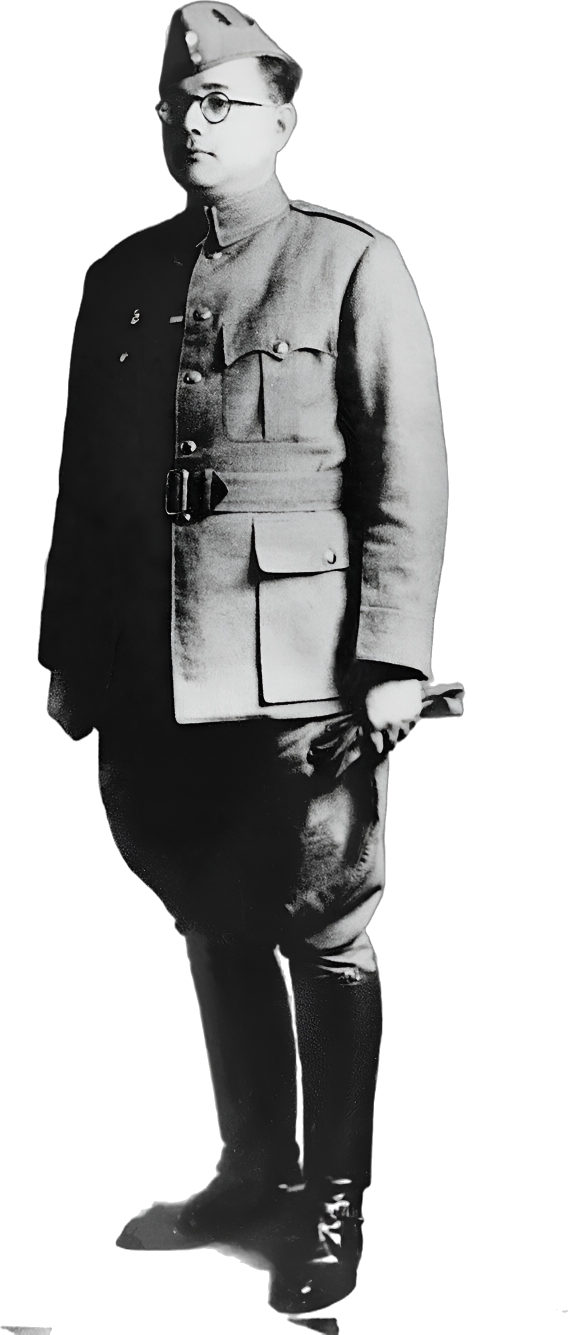
#> input picture netaji/video/assets/cut/uniform_hd.png, 1136 x 2670 px (shown at 1/2 size)
$ python -i thumbs_hd.py   (imports and definitions only)
#> lines starting #> are read from the running program, lines starting #| are printed output that depends on the picture
#> further down, picture is the input picture: PIL image 1136x2670 RGBA; mean R, G, B, A 37.7, 37.8, 37.8, 109.7
"""5 HD thumbnails (1920x1080) for the Shastri video, title 2. Netaji's portraits are Real-ESRGAN x2 upscales of the
public-domain photos (assets/hd, cut out with alpha matting in assets/cut/*_hd.png). Real photos/documents only, no clip-art.
Writes ../thumbnails/Shastri_HD*.jpg"""
import os, sys, io, contextlib, math
os.environ['RES'] = '1920x1080'
HERE = os.path.dirname(os.path.abspath(__file__)); sys.path.insert(0, HERE)
# [2 lines not run here, left out]
from render import W, H, font
import numpy as np
from PIL import Image, ImageDraw, ImageFilter, ImageEnhance
# [1 line not run here, left out]
# [1 line that did not run here, left out]

# [10 lines left out: functions vignette, cover, not called in this run]

def tone(img, sh=(20, 26, 40), hi=(255, 236, 205), contrast=1.25):
    """natural black & white with split toning (cool shadows, warm highlights) and local contrast"""
#> called with sh = (20, 26, 40), hi = (255, 236, 205), contrast = 1.25
    g = ImageEnhance.Contrast(img.convert('L')).enhance(contrast)
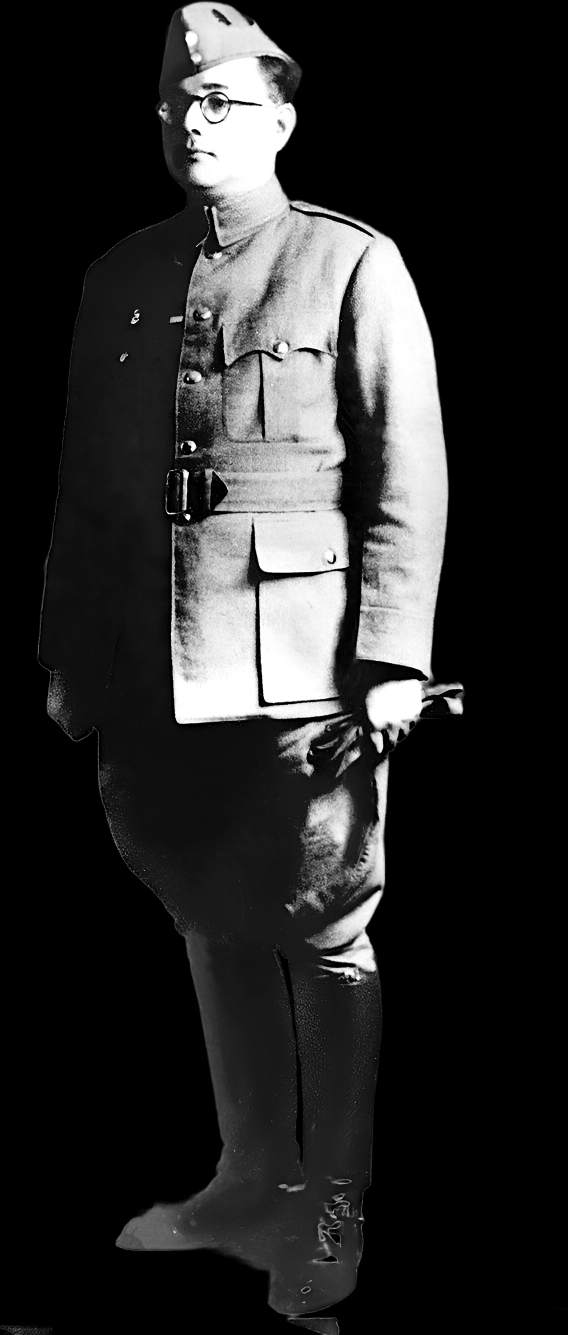
#> g: PIL image 1136x2670 L (shown at 1/2 size); min 0, max 255, mean 42.6
    g = Image.fromarray((255 * (np.asarray(g, np.float32) / 255) ** 1.45 * 0.9).astype(np.uint8))   # tame bright clothing
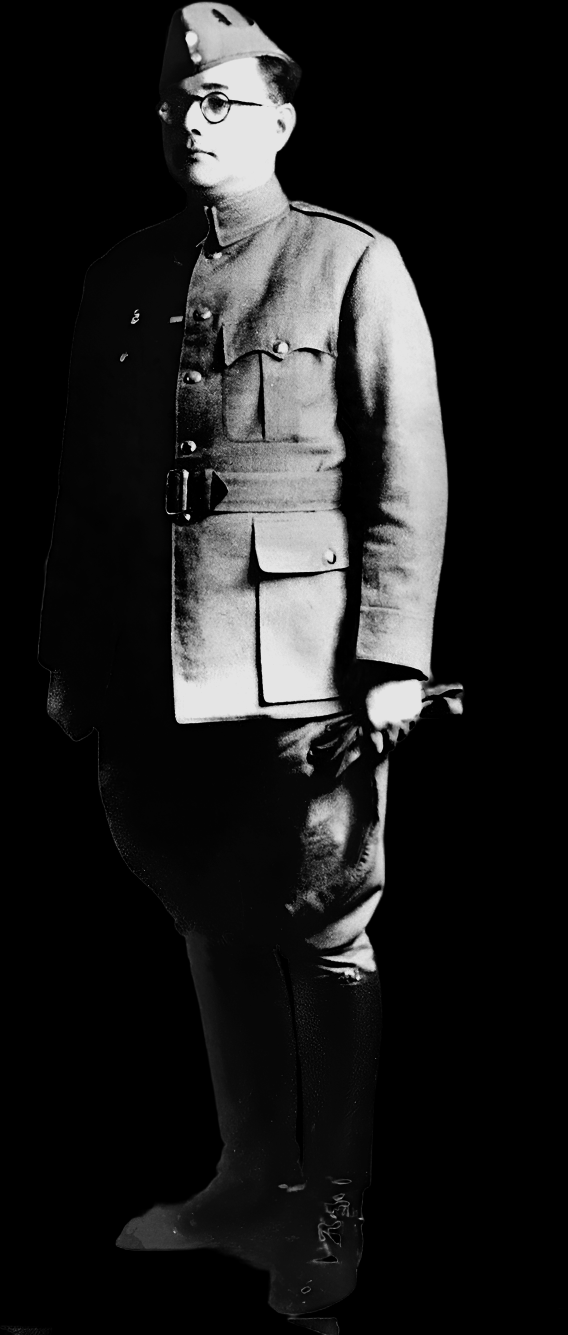
#> g: PIL image 1136x2670 L (shown at 1/2 size); min 0, max 229, mean 32
    g = Image.blend(g, g.filter(ImageFilter.UnsharpMask(40, 60, 0)), 0.6)        # clarity
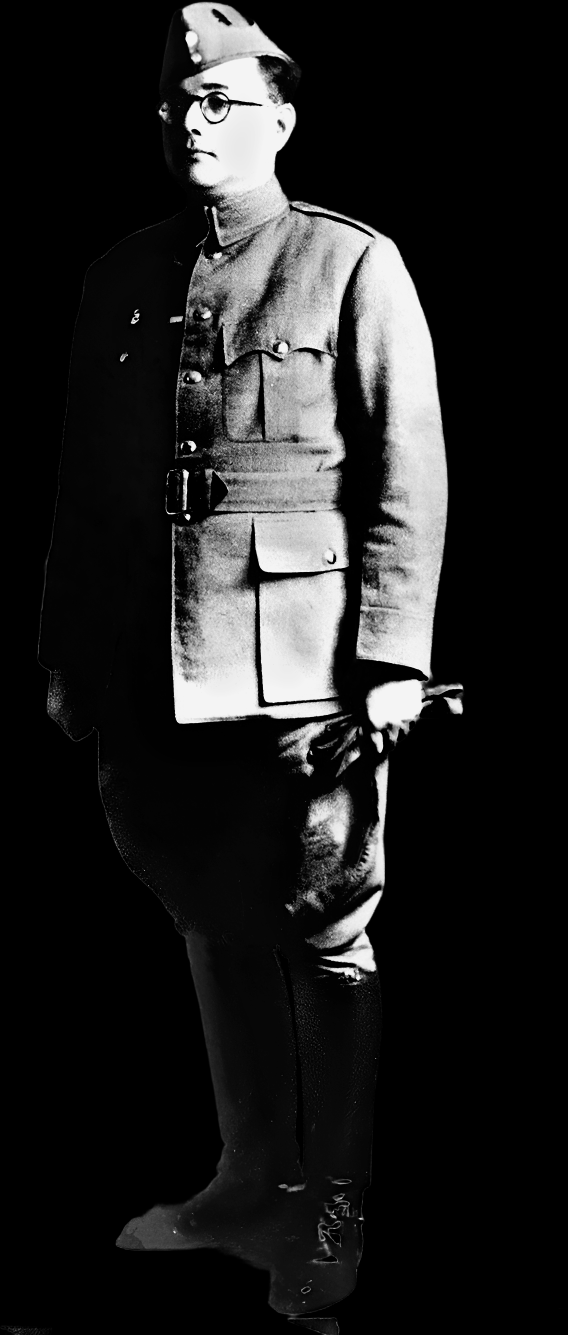
#> g: PIL image 1136x2670 L (shown at 1/2 size); min 0, max 244, mean 33.5
    a = np.asarray(g, np.float32)[..., None] / 255
    out = np.array(sh, np.float32) * (1 - a) + np.array(hi, np.float32) * a
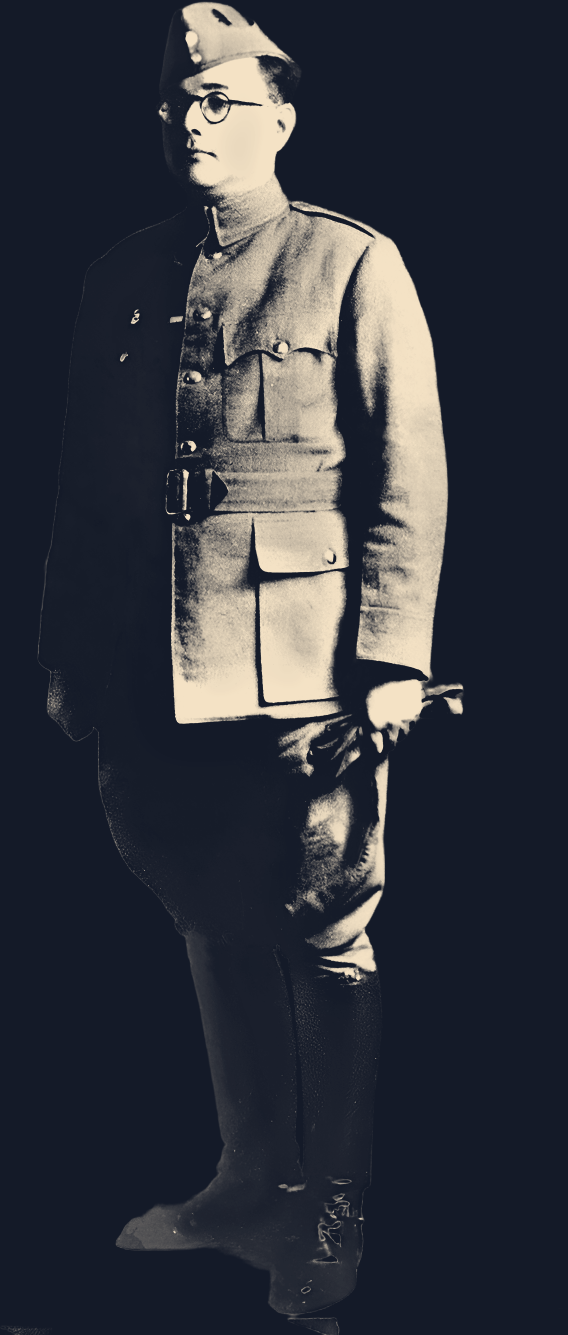
#> out: shape (2670, 1136, 3) float32 (shown at 1/2 size); mean R, G, B 49.6, 54.5, 59.7
    return Image.fromarray(out.clip(0, 255).astype(np.uint8))

# [36 lines left out: functions portrait, gtext, pill, not called in this run]

def ring(im, cx, cy, r, col=(255, 40, 40), width=16):
    lay = Image.new('RGBA', (W, H), (0, 0, 0, 0)); ImageDraw.Draw(lay).ellipse([cx - r, cy - r, cx + r, cy + r], outline=col + (255,), width=width)
    im.alpha_composite(lay.filter(ImageFilter.GaussianBlur(14))); im.alpha_composite(lay)

def grade(img, mul, add=(0, 0, 0), sat=1.0):
    a = np.asarray(ImageEnhance.Color(img).enhance(sat), np.float32) * np.array(mul) + np.array(add)
    return Image.fromarray(a.clip(0, 255).astype(np.uint8))

def save(im, name):
    p = os.path.join(OUT, name); im.convert('RGB').save(p, quality=93, subsampling=0)
    print('wrote', name, os.path.getsize(p) // 1024, 'KB')

HD = lambda n: os.path.join(HERE, 'assets', 'hd', n + '.jpg')

# [18 lines left out: function face, not called in this run]

def bg_dark(t=2.0, tone='dark', k=0.9):
    im = R.card_bg_modern(tone, t).convert('RGBA')
    g = np.asarray(im, np.float32); g[..., :3] *= k; return Image.fromarray(g.astype(np.uint8))

# 1  "दिल का दौरा? / या कुछ और?"
# [1 line that did not run here, left out]
# [5 lines not run here, left out]

# 2  सरकार vs परिवार
# [1 line that did not run here, left out]
# [9 lines not run here, left out]
# [1 line that did not run here, left out]
# [4 lines not run here, left out]

# 4  ताशकंद की वो रात (map)
sp = dict(view=(36.0, 72.5, 22.0), pitch=46, yaw0=6, yaw1=6, fill=[('uzbek', 'gold', -9)], pulse=[(41.31, 69.24, 0.0, 'red')],
          routes=[dict(pts=[(28.61, 77.21), (41.31, 69.24)], at=0.0, dur=0.1, icon='plane', col='gold')])
# [1 line that did not run here, left out]
# [1 line that did not run here, left out]
# [5 lines not run here, left out]

# 5  गुप्त फ़ाइल
# [1 line that did not run here, left out]
doc = dict(title='शास्त्री फ़ाइल', lines=[('पोस्टमार्टम: नहीं हुआ', -9), ('दो गवाह: दोनों हादसों में', -9), ('PMO: एक दस्तावेज़ गुप्त', -9)])
# [1 line not run here, left out]
# [1 line that did not run here, left out]
# [3 lines not run here, left out]

>>> from PIL import Image
>>> picture = Image.open('../../netaji/video/assets/cut/uniform_hd.png')
>>> result = tone(picture)

$ run again, on shastri/video/assets/photos_hd/shastri_kbr.jpg
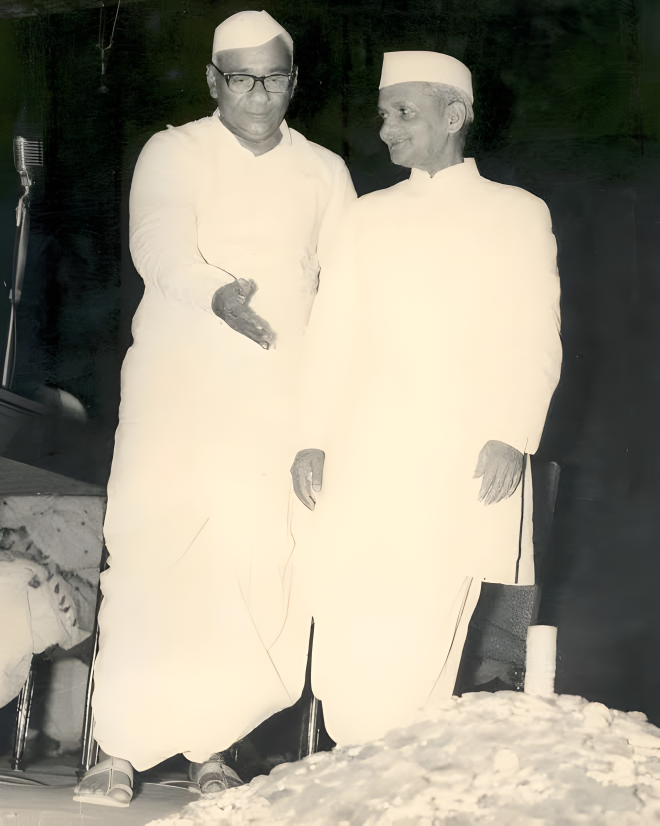
#> input picture shastri/video/assets/photos_hd/shastri_kbr.jpg, 1980 x 2476 px (shown at 1/3 size)
#> picture is the input picture: PIL image 1980x2476 RGB; mean R, G, B 154.7, 149.1, 133.3
#> in tone, `g = Image.fromarray((255 * (np.asarray(g, np.float32) / 255) ** 1.45 *..`:
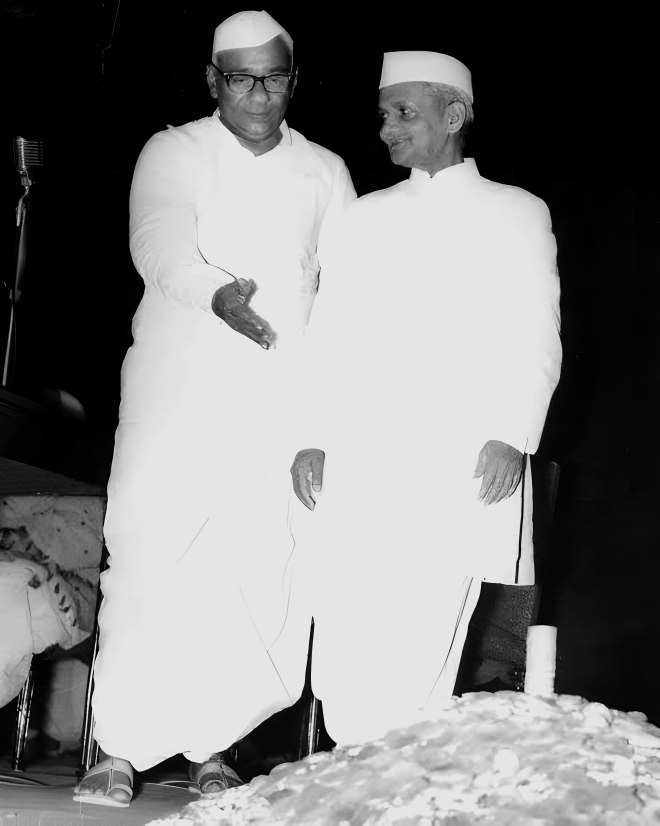
#> g: PIL image 1980x2476 L (shown at 1/3 size); min 0, max 229, mean 127.3
#> in tone, `out = np.array(sh, np.float32) * (1 - a) + np.array(hi, np.float32) * a`:
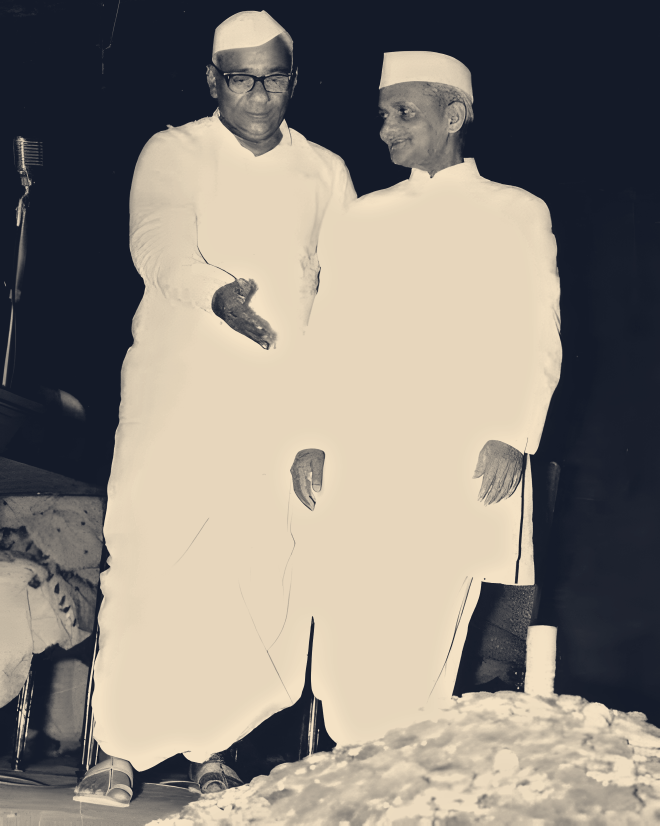
#> out: shape (2476, 1980, 3) float32 (shown at 1/3 size); mean R, G, B 137.2, 132.3, 123.5
